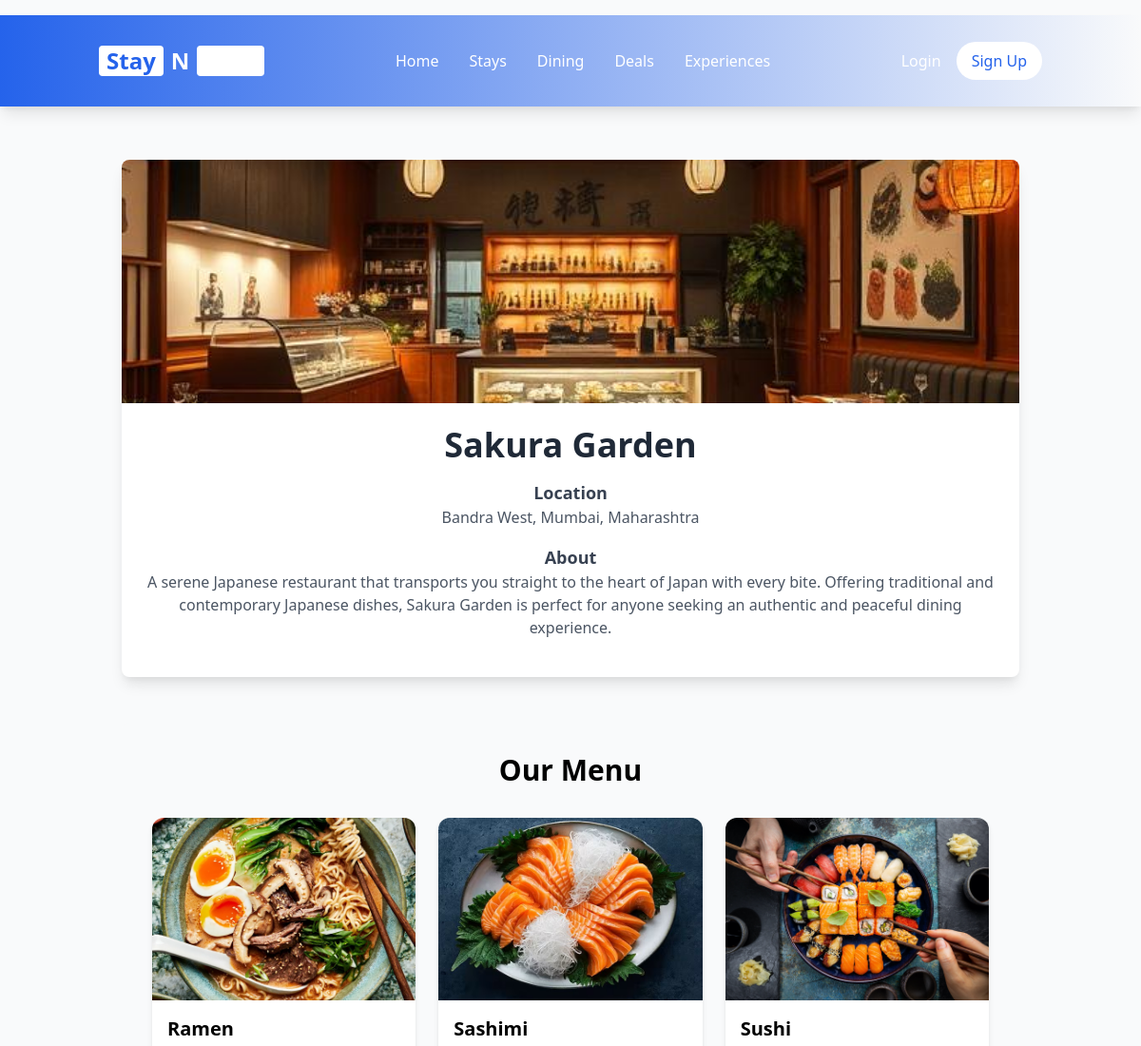
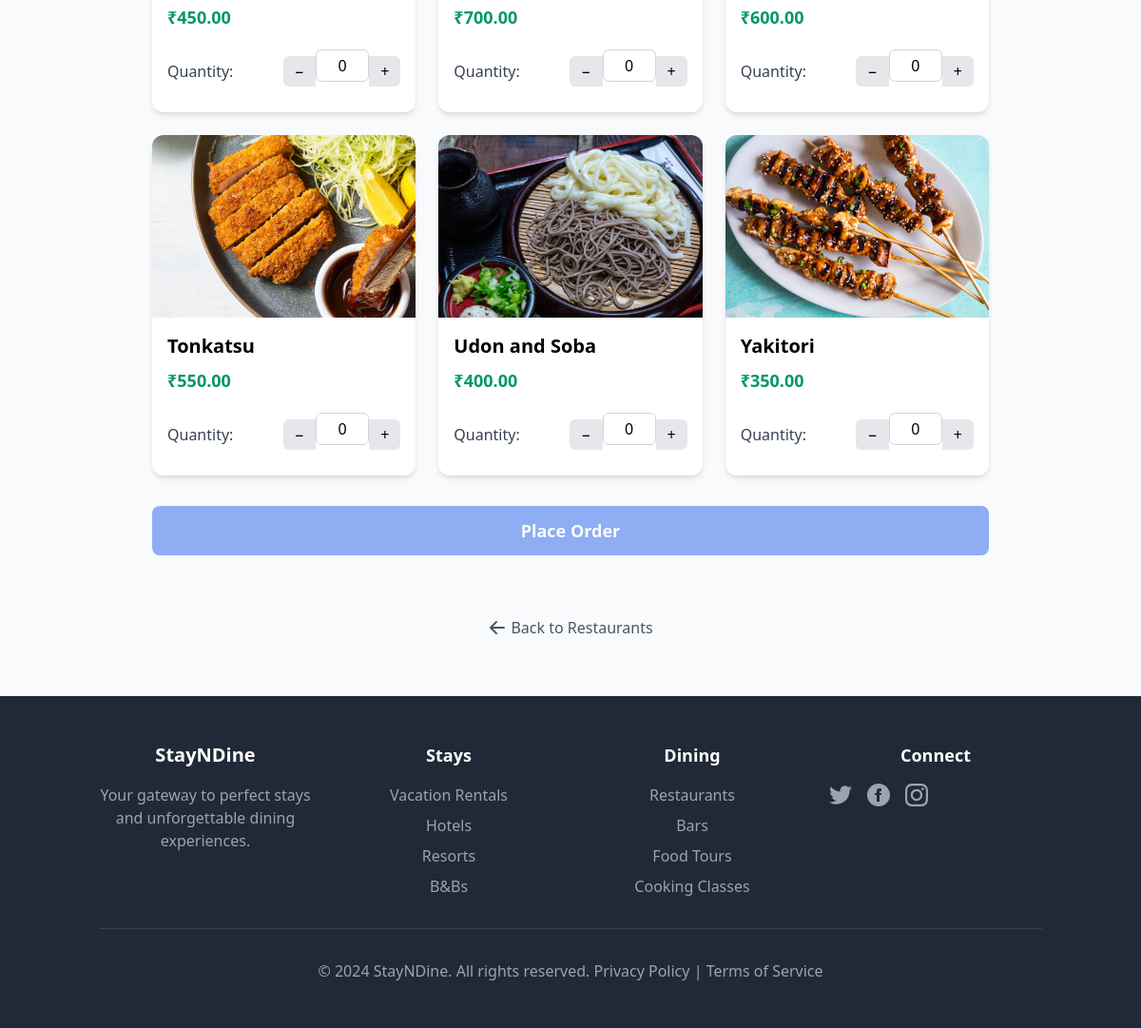
Page /restaurants/3/ on the committed database (2 pictures, top to bottom).
### main/models.py (models this page shows, shortened)
class Restaurant(models.Model):
    name = models.CharField(max_length=255)
    location = models.CharField(max_length=255)
    description = models.TextField(blank=True)
    image = models.ImageField(upload_to="restaurants/", blank=True, null=True)

class MenuItem(models.Model):
    restaurant = models.ForeignKey(Restaurant, on_delete=models.CASCADE, related_name="menu_items")
    name = models.CharField(max_length=255)
    price = models.DecimalField(max_digits=10, decimal_places=2, validators=[MinValueValidator(0.01)])
    description = models.TextField(blank=True)
    image = models.ImageField(upload_to="menu_items/", blank=True, null=True)

### main/views.py (the view)
# urls.py: path('restaurants/<int:restaurant_id>/', views.restaurant_detail, name='restaurant_detail'),
def restaurant_detail(request, restaurant_id):
    restaurant = get_object_or_404(Restaurant, id=restaurant_id)
    menu_items = restaurant.menu_items.all()
    return render(request, 'main/restaurant_detail.html', {
        'restaurant': restaurant,
        'menu_items': menu_items
    })

### hotel_management/urls.py (called while the page is built)
    def __call__(self, request):
        logger.info(f"Received request: {request.method} {request.path}")
        response = self.get_response(request)
        logger.info(f"Response status: {response.status_code}")
        return response

### main/templates/main/restaurant_detail.html (shortened to what this page needs)
{% extends 'main/base.html' %}
{% load static %}
{% block content %}
<div class="max-w-6xl mx-auto p-6">
    <div class="bg-white rounded-lg shadow-lg overflow-hidden mb-12">
        {% if restaurant.image %}
        <img src="{{ restaurant.image.url }}"
             alt="{{ restaurant.name }}"
             class="w-full h-64 object-cover">
        {% else %}
        <div class="w-full h-64 bg-gray-100 flex items-center justify-center text-gray-400">
            <span>No restaurant image available</span>
        </div>
        {% endif %}
        <div class="p-6 text-center">
            <h1 class="text-4xl font-bold text-gray-800 mb-4">{{ restaurant.name }}</h1>
            <div class="mb-4">
                <h2 class="text-lg font-semibold text-gray-700">Location</h2>
                <p class="text-gray-600">{{ restaurant.location }}</p>
            </div>
            <div class="mb-4">
                <h2 class="text-lg font-semibold text-gray-700">About</h2>
                <p class="text-gray-600">{{ restaurant.description|default:"No description available." }}</p>
            </div>
        </div>
    </div>
    <div class="bg-gray-50 rounded-lg p-8 mb-8">
        <h2 class="text-3xl font-bold text-center mb-8">Our Menu</h2>
        {% if menu_items %}
        <form method="POST" action="{% url 'place_order' restaurant.id %}" class="space-y-8">
            <div class="grid grid-cols-1 sm:grid-cols-2 lg:grid-cols-3 gap-6">
                {% for item in menu_items %}
                <div class="bg-white rounded-xl shadow-md hover:shadow-xl transition-all duration-300 group relative">
                    <div class="relative overflow-hidden rounded-t-xl">
                        {% if item.image %}
                        <img src="{{ item.image.url }}"
                             alt="{{ item.name }}"
                             class="w-full h-48 object-cover transform transition-transform duration-300 group-hover:scale-105">
                        {% else %}
                        <div class="w-full h-48 bg-gray-100 flex items-center justify-center text-gray-400">
                            <span>No item image</span>
                        </div>
                        {% endif %}
                        <div class="absolute inset-0 bg-black bg-opacity-0 group-hover:bg-opacity-50 transition-all duration-300 flex items-center justify-center p-4">
                        </div>
                    </div>
                    <div class="p-4">
                        <h3 class="text-xl font-semibold mb-2">{{ item.name }}</h3>
                        <p class="text-lg text-green-600 font-bold mb-4">₹{{ item.price }}</p>
                        <div class="flex items-center justify-between">
                            <span class="text-gray-700">Quantity:</span>
                            <div class="flex items-center">
                                <button type="button"
                                        class="px-3 py-1 bg-gray-200 hover:bg-gray-300 rounded-l-md transition-colors"
                                        onclick="changeQuantity(this, -1)">−</button>
                                <input type="number"
                                       name="quantity_{{ item.id }}"
                                       value="0"
                                       min="0"
                                       class="w-14 text-center border-y border-gray-300 py-1"
                                       readonly>
                                <button type="button"
                                        class="px-3 py-1 bg-gray-200 hover:bg-gray-300 rounded-r-md transition-colors"
                                        onclick="changeQuantity(this, 1)">+</button>
                            </div>
                        </div>
                    </div>
                </div>
                {% endfor %}
            </div>
            <div class="text-center mt-8">
                <button type="submit"
                        id="place-order-btn"
                        class="bg-blue-500 text-white px-8 py-3 rounded-lg hover:bg-blue-600 transition-colors text-lg font-semibold">
                    Place Order
                </button>
            </div>
        </form>
        {% else %}
        <div class="text-center py-8">
            <p class="text-gray-600 text-lg">No menu items available for this restaurant.</p>
            <p class="text-gray-500 mt-2">Please check back later.</p>
        </div>
        {% endif %}
    </div>
    <div class="mt-8 text-center">
        <a href="{% url 'restaurant_list' %}"
           class="inline-flex items-center text-gray-600 hover:text-gray-800 transition-colors">
            <svg xmlns="http://www.w3.org/2000/svg" class="h-5 w-5 mr-1" viewBox="0 0 20 20" fill="currentColor">
                <path fill-rule="evenodd" d="M9.707 16.707a1 1 0 01-1.414 0l-6-6a1 1 0 010-1.414l6-6a1 1 0 011.414 1.414L5.414 9H17a1 1 0 110 2H5.414l4.293 4.293a1 1 0 010 1.414z" clip-rule="evenodd" />
            </svg>
            Back to Restaurants
        </a>
    </div>
</div>
{% endblock %}

### main/static/main/styles.css (style rules this page uses)
body { font-family: 'Segoe UI', Tahoma, Geneva, Verdana, sans-serif; margin: 0; padding: 0; background-color: #f7f7f7; }
form input, form select, form textarea { width: 100%; padding: 0.6rem; margin-top: 0.25rem; margin-bottom: 1rem; border: 1px solid #ccc; border-radius: 0.375rem; }
form button.btn, form .bg-blue-500 { width: 100%; background-color: #2563eb; color: white; padding: 0.75rem; border: none; border-radius: 0.5rem; cursor: pointer; }
.transition-transform { transition: transform 0.3s ease; }
.transition-all { transition: all 0.3s ease; }

### rows in the picture
Restaurant: image (picture), name "Sakura Garden", location "Bandra West, Mumbai, Maharashtra", description "A serene Japanese restaurant that transports you straight to the heart of Japan with every bite. Offering traditional and contemporary Japanese dishes, Sakura Garden is perfect for anyone seeking an authentic and peaceful dining experience."
MenuItem: image (picture), name "Ramen", price "450.00"
MenuItem: image (picture), name "Sashimi", price "700.00"
MenuItem: image (picture), name "Sushi", price "600.00"
MenuItem: image (picture), name "Tonkatsu", price "550.00"
MenuItem: image (picture), name "Udon and Soba", price "400.00"
MenuItem: image (picture), name "Yakitori", price "350.00"
